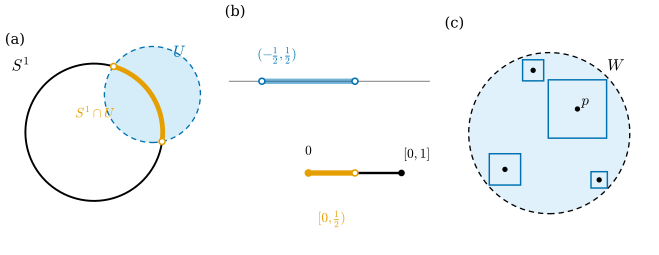

Write Python code to recreate this figure.
"""그림 3.3.1: 부분공간 위상과 곱위상 (3.3절, 정의 3.3.1, 예 3.3.2, 정의 3.3.12).

(a) 원 S^1과 R^2의 열린 원판 U = B_{0.7}((0.85, 0.55)). 교집합 S^1 ∩ U(주황 호, 끝점 제외)는 S^1의 열린집합이다.
(b) [0, 1] ⊆ R과 열린구간 (-1/2, 1/2). 교집합 [0, 1/2)는 [0, 1]의 열린집합이지만 R의 열린집합은 아니다.
(c) R^2의 열린 원판 W = B_1(0)은 상자 U × V가 아니지만, 각 점 p를 포함하고 W 안에 들어가는 상자가 있다.
    따라서 W는 상자들의 합집합이고 곱위상에서 열려 있다.

실행: 프로젝트 루트에서 ``PYTHONPATH=tools python3 chapters/03-topology-basics/figures/fig-3-3-1-subspace-product.py``
"""

import dgfig

dgfig.setup()

import matplotlib.pyplot as plt
import numpy as np
from matplotlib.patches import Circle, Rectangle

C = dgfig.COLORS
LW = dgfig.LW

fig, axs = plt.subplots(1, 3, figsize=(6.9, 2.6), gridspec_kw=dict(width_ratios=[1.0, 1.0, 1.0]))

# (a) S^1 ∩ U ---------------------------------------------------------------------
ax = axs[0]
dgfig.schematic_axes(ax, (-1.3, 1.75), (-1.3, 1.45))
c, rad = np.array([0.85, 0.55]), 0.7
th = np.linspace(-np.pi, np.pi, 2001)
S1 = np.stack([np.cos(th), np.sin(th)], 1)
inside = np.linalg.norm(S1 - c, axis=1) < rad
ax.add_patch(Circle(c, rad, facecolor=C["region"], alpha=dgfig.ALPHA["region"], lw=0, zorder=1))
ax.add_patch(Circle(c, rad, fill=False, edgecolor=C["tangent"], lw=1.0, ls=(0, (4, 3)), zorder=2))
ax.plot(*S1.T, color=C["main"], lw=LW["main"] * 0.8, zorder=3)
arc = S1[inside]
# 자기검사: 교집합은 하나의 연결된 호 (인덱스가 연속)이다
idx = np.flatnonzero(inside)
assert np.all(np.diff(idx) == 1)
ax.plot(*arc.T, color=C["accent"], lw=3.6, solid_capstyle="butt", zorder=4)
for q in (arc[0], arc[-1]):
    ax.plot(*q, "o", ms=4.5, mfc="white", mec=C["accent"], mew=1.2, zorder=6)
ax.text(c[0] + 0.3, c[1] + 0.55, r"$U$", fontsize=12, color=C["tangent"])
ax.text(-1.2, 0.9, r"$S^1$", fontsize=12)
ax.text(0.28, 0.22, r"$S^1 \cap U$", fontsize=10, color=C["accent"], ha="right")
ax.text(0.0, 1.0, "(a)", transform=ax.transAxes, ha="left", va="top", fontsize=11)

# (b) [0,1] ∩ (-1/2, 1/2) ----------------------------------------------------------
ax = axs[1]
ax.set_xlim(-0.9, 1.35); ax.set_ylim(-0.8, 0.8)
ax.set_axis_off()
ax.plot([-0.85, 1.3], [0.3, 0.3], color=C["aux"], lw=0.7)
ax.plot([-0.5, 0.5], [0.3, 0.3], color=C["tangent"], lw=4, alpha=0.55, solid_capstyle="butt")
for x0 in (-0.5, 0.5):
    ax.plot(x0, 0.3, "o", ms=4.5, mfc="white", mec=C["tangent"], mew=1.2, zorder=6)
ax.plot([0, 1], [-0.3, -0.3], color=C["main"], lw=LW["main"])
ax.plot([0, 0.5], [-0.3, -0.3], color=C["accent"], lw=4, solid_capstyle="butt", zorder=4)
ax.plot(0, -0.3, "o", ms=4.8, color=C["accent"], zorder=6)
ax.plot(0.5, -0.3, "o", ms=4.5, mfc="white", mec=C["accent"], mew=1.2, zorder=6)
ax.plot(1, -0.3, "o", ms=4, color=C["main"], zorder=6)
ax.text(-0.55, 0.45, r"$(-\frac{1}{2}, \frac{1}{2})$", fontsize=10, color=C["tangent"])
ax.text(1.02, -0.2, r"$[0,1]$", fontsize=10)
ax.text(0.25, -0.62, r"$[0, \frac{1}{2})$", fontsize=10, color=C["accent"], ha="center")
ax.text(0.0, -0.18, r"$0$", fontsize=10, ha="center")
ax.text(0.0, 1.0, "(b)", transform=ax.transAxes, ha="left", va="top", fontsize=11)

# (c) 원판은 상자들의 합집합 --------------------------------------------------------
ax = axs[2]
dgfig.schematic_axes(ax, (-1.3, 1.3), (-1.3, 1.45))
ax.add_patch(Circle((0, 0), 1.0, facecolor=C["region"], alpha=0.18, lw=0, zorder=1))
ax.add_patch(Circle((0, 0), 1.0, fill=False, edgecolor=C["main"], lw=1.0, ls=(0, (4, 3)), zorder=2))
pts = [np.array([0.35, 0.3]), np.array([-0.55, -0.45]), np.array([0.62, -0.58]), np.array([-0.2, 0.78])]
for p in pts:
    # p를 중심으로 하는 정사각형 상자: 반변 = (1 - |p|)/sqrt2 × 0.95이면 원판 안에 들어간다
    hw = 0.95 * (1 - np.linalg.norm(p)) / np.sqrt(2)
    corners = p + hw * np.array([[1, 1], [1, -1], [-1, 1], [-1, -1]])
    assert np.all(np.linalg.norm(corners, axis=1) < 1)          # 자기검사: 상자 ⊆ W
    ax.add_patch(Rectangle(p - hw, 2 * hw, 2 * hw, fill=False, edgecolor=C["tangent"], lw=1.1, zorder=3))
    ax.plot(*p, "o", ms=3, color=C["main"], zorder=5)
ax.text(pts[0][0] + 0.05, pts[0][1] + 0.05, r"$p$", fontsize=11)
ax.text(0.72, 0.78, r"$W$", fontsize=12)
ax.text(0.0, 1.0, "(c)", transform=ax.transAxes, ha="left", va="top", fontsize=11)

fig.subplots_adjust(wspace=0.05, left=0.01, right=0.99, top=0.99, bottom=0.01)
dgfig.save(fig, __file__)
